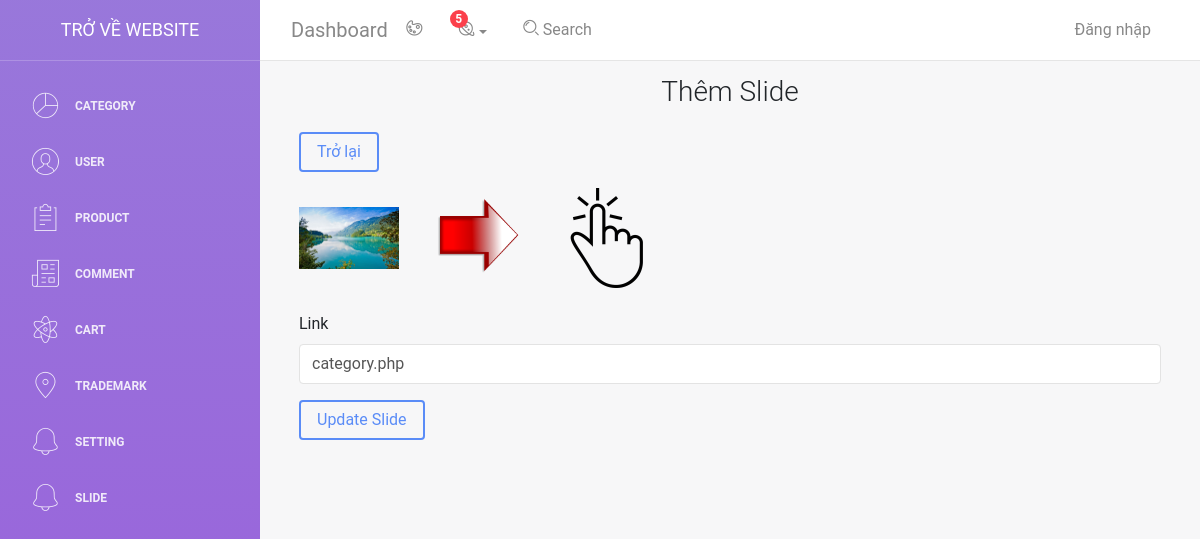
The app's page /admin/light-bootstrap-dashboard-master/examples/slide_update.php?id=5, older data.
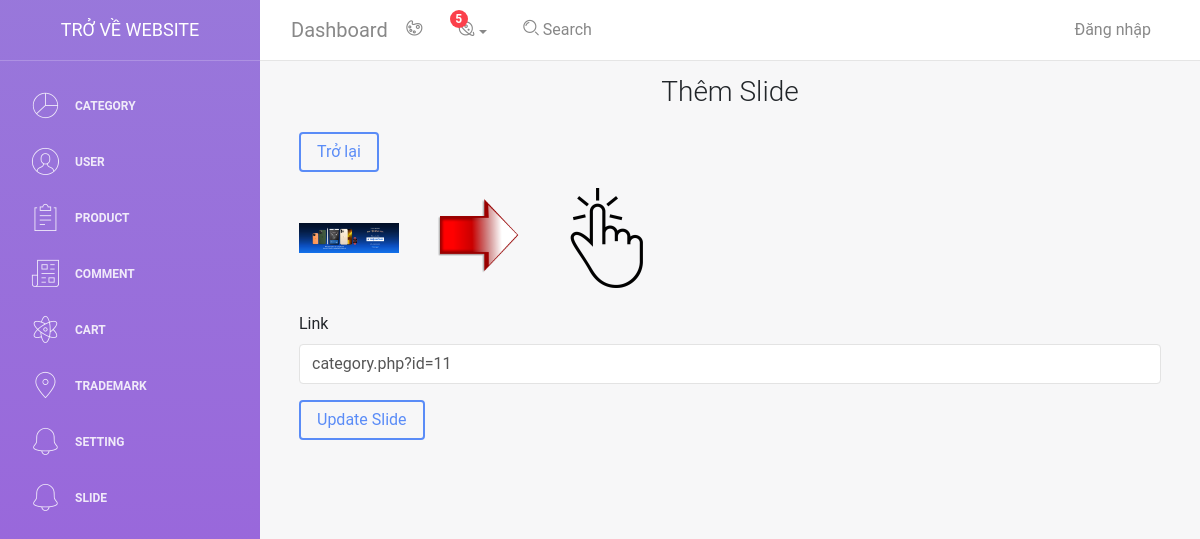
The same page, newer data.
### tables this page shows
CREATE TABLE `slide` (
  `id` int(11) NOT NULL,
  `image` text NOT NULL,
  `link` text NOT NULL,
  `time` datetime NOT NULL
);

### admin/light-bootstrap-dashboard-master/examples/slide_update.php (the view, shortened to what this page needs)
<?php
include 'header.php';
include 'db.php';
?>
<div class="container">
     <?php
     if (isset($_GET['id'])) {
          $id = $_GET['id'];
          $sql_slide = "SELECT * FROM `slide` WHERE `id` = '$id'";
          $result_slide = $conn->query($sql_slide);
          if ($result_slide->num_rows > 0) {
               while ($row_slide = $result_slide->fetch_assoc()) {
                    $image  = $row_slide['image'];
                    $link = $row_slide['link'];
               }
          }
     }
     ?>
     <h3 class="text-center mt-3 mb-3">Thêm Slide</h3>
     <form method="post" action="" class="m-4" enctype="multipart/form-data">
          <a href="slide.php" class="btn btn-primary mb-3">Trở lại</a>
          <div class="mb-3">
               <?php
               echo ' <img class="" width="100px" src="images/slide/' . $image . '" alt="">
          <img class="mx-4" width="100px" src="images/chuyendoi.png" alt="">';
               ?>
               <label for="imgInp1">
                    <img class="" width="100px" src="images/them.png" alt="" id="blah1">
               </label>
          </div>
          <div class="mb-3">
               <label for="exampleInputPassword1" class="form-label">Link</label>
               <input type="text" name="link" required value="<?php echo $link ?>" class="form-control" id="exampleInputexampleInputPassword1">
          </div>
          <button type="submit" class="btn btn-primary" name="update_slide">Update Slide</button>
     </form>
</div>

Row changes from the older to the newer data that the page shows:
changed slide: image: a different picture; link "category.php" → "category.php?id=11"
